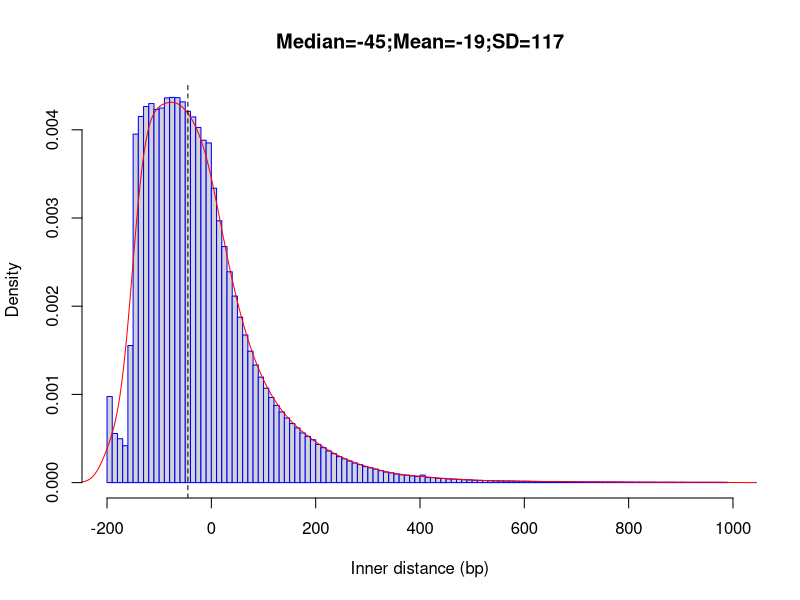

The R script that drew this image:
png("/rds/user/is460/hpc-work/muscle-rnaseq/ezbamqc/output/figs/srpk3_wt_ttnb_het_3.inner_distance_plot.png",width=500,height=500,units="px")
fragsize=rep(c(-195,-185,-175,-165,-155,-145,-135,-125,-115,-105,-95,-85,-75,-65,-55,-45,-35,-25,-15,-5,5,15,25,35,45,55,65,75,85,95,105,115,125,135,145,155,165,175,185,195,205,215,225,235,245,255,265,275,285,295,305,315,325,335,345,355,365,375,385,395,405,415,425,435,445,455,465,475,485,495,505,515,525,535,545,555,565,575,585,595,605,615,625,635,645,655,665,675,685,695,705,715,725,735,745,755,765,775,785,795,805,815,825,835,845,855,865,875,885,895,905,915,925,935,945,955,965,975,985),times=c(91002,51927,46365,38969,144883,368361,387020,397538,400649,394512,395925,406590,407151,406880,402447,392432,386511,375412,361869,359039,311226,276708,249513,222864,197165,174832,156033,138886,124305,111492,99785,89991,81592,74687,68292,62435,57804,52459,48895,45303,40286,36938,33481,30583,27470,25104,22821,20723,19003,16913,15624,14327,12581,11083,10319,9091,8216,7795,7095,6387,7892,5313,5243,4573,4345,3911,3692,3421,3072,2913,2504,2360,2186,2055,1877,1777,1659,1649,1513,1437,1418,1274,1181,1139,1072,1056,1027,1025,954,920,830,702,677,693,619,659,676,596,536,467,478,458,439,392,406,337,388,356,383,292,343,301,291,308,303,300,309,323,288))
frag_sd = round(sd(fragsize),digits=0)
frag_mean = round(mean(fragsize),digits=0)
frag_median = round(median(fragsize),digits=0)
hist(fragsize,probability=T,breaks=120,xlim=c(-200,1000),xlab="Inner distance (bp)",main=paste(c("Median=",frag_median,";","Mean=",frag_mean,";","SD=",frag_sd),collapse=""),border="blue")
lines(density(fragsize,bw=20),col='red')
abline(v=frag_median,lty=2)
dev.state = dev.off()
